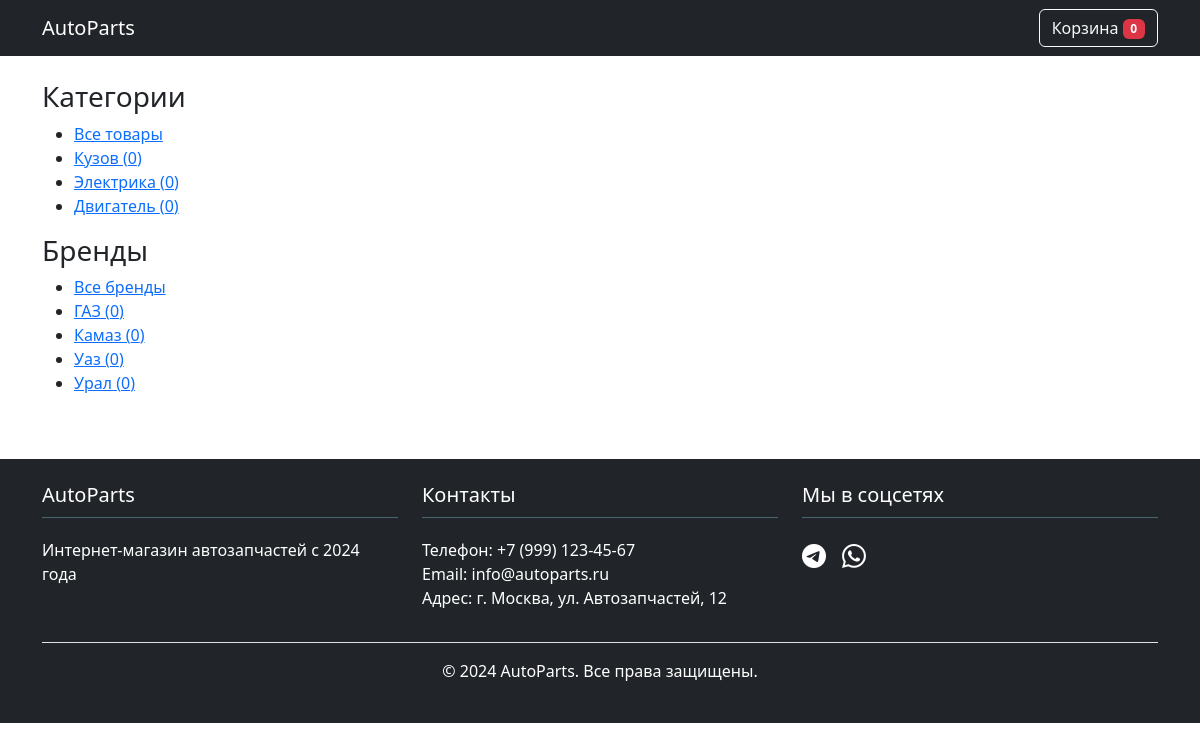
The page / on the database its author committed.
### catalog/models.py (models this page shows, shortened)
class Category(models.Model):
    name = models.CharField(max_length=100)
    slug = models.SlugField(unique=True)

class Brand(models.Model):
    name = models.CharField(max_length=100)
    logo = models.ImageField(upload_to="brands/", blank=True)
    slug = models.SlugField(max_length=100, unique=True, blank=True)

### catalog/views.py (the view)
# urls.py: path('', views.product_list, name='product_list'),
def product_list(request, category_slug=None, brand_slug=None):
    categories = Category.objects.annotate(
        product_count=Count('product', distinct=True)
    )
    brands = Brand.objects.annotate(
        product_count=Count('product', distinct=True)
    )
    products = Product.objects.all().select_related('category', 'brand')
    active_category = None
    active_brand = None
    if category_slug:
        active_category = get_object_or_404(Category, slug=category_slug)
        products = products.filter(category=active_category)
    if brand_slug:
        active_brand = get_object_or_404(Brand, slug=brand_slug)
        products = products.filter(brand=active_brand)
    context = {
        'active_category': active_category,
        'active_brand': active_brand,
        'categories': categories,
        'brands': brands,
        'products': products,
    }
    return render(request, 'catalog/product_list.html', context)

### cart/context_processors.py (called while the page is built)
def cart_items_count(request):
    count = 0
    if 'cart' in request.session:
        count = sum(request.session['cart'].values())
    elif request.user.is_authenticated:
        cart = Cart.objects.filter(user=request.user).first()
        count = cart.items.count() if cart else 0
    return {'cart_items_count': count}

### catalog/templates/catalog/product_list.html (shortened to what this page needs)
{% extends "base.html" %}
{% load static %}

### templates/includes/sidebar.html (shortened to what this page needs)
<div class="sidebar">
    <h3>Категории</h3>
    <ul>
        <li {% if not active_category %}class="active-category"{% endif %}>
            <a href="{% url 'catalog:product_list' %}">Все товары</a>
        </li>
        {% for cat in categories %}
            <li {% if active_category and active_category.id == cat.id %}class="active-category"{% endif %}>
                <a href="{% url 'catalog:product_list_by_category' cat.slug %}">
                    {{ cat.name }} ({{ cat.product_count }})
                </a>
            </li>
        {% endfor %}
    </ul>
    <h3>Бренды</h3>
    <ul>
        <li {% if not active_brand %}class="active-category"{% endif %}>
            <a href="{% url 'catalog:product_list' %}">Все бренды</a>
        </li>
        {% for br in brands %}
            <li {% if active_brand and active_brand.id == br.id %}class="active-category"{% endif %}>
                <a href="{% url 'catalog:product_list_by_brand' br.slug %}">
                    {{ br.name }} ({{ br.product_count }})
                </a>
            </li>
        {% endfor %}
    </ul>
</div>

### rows shown on the page
Category: name "Кузов", product_count "0"
Category: name "Электрика", product_count "0"
Category: name "Двигатель", product_count "0"
Brand: name "ГАЗ", product_count "0"
Brand: name "Камаз", product_count "0"
Brand: name "Уаз", product_count "0"
Brand: name "Урал", product_count "0"

### other values the page prints
{{ cart_items_count }} "0"
